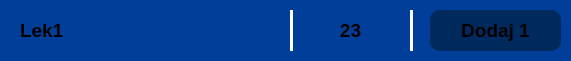
     <widget class="QFrame" name="frame_25">
      <property name="geometry">
       <rect>
        <x>40</x>
        <y>10</y>
        <width>571</width>
        <height>61</height>
       </rect>
      </property>
      <property name="styleSheet">
       <string notr="true">background-color: rgb(0, 62, 154);
border-radius: 10px;</string>
      </property>
      <property name="frameShape">
       <enum>QFrame::Shape::StyledPanel</enum>
      </property>
      <property name="frameShadow">
       <enum>QFrame::Shadow::Raised</enum>
      </property>
      <widget class="Line" name="line_8">
       <property name="geometry">
        <rect>
         <x>290</x>
         <y>10</y>
         <width>3</width>
         <height>41</height>
        </rect>
       </property>
       <property name="styleSheet">
        <string notr="true">background-color: white;</string>
       </property>
       <property name="orientation">
        <enum>Qt::Orientation::Vertical</enum>
       </property>
      </widget>
      <widget class="Line" name="line_9">
       <property name="geometry">
        <rect>
         <x>410</x>
         <y>10</y>
         <width>3</width>
         <height>41</height>
        </rect>
       </property>
       <property name="styleSheet">
        <string notr="true">background-color: white;</string>
       </property>
       <property name="orientation">
        <enum>Qt::Orientation::Vertical</enum>
       </property>
      </widget>
      <widget class="QLabel" name="label_26">
       <property name="geometry">
        <rect>
         <x>310</x>
         <y>10</y>
         <width>81</width>
         <height>41</height>
        </rect>
       </property>
       <property name="font">
        <font>
         <pointsize>14</pointsize>
         <bold>true</bold>
        </font>
       </property>
       <property name="layoutDirection">
        <enum>Qt::LayoutDirection::LeftToRight</enum>
       </property>
       <property name="styleSheet">
        <string notr="true"/>
       </property>
       <property name="text">
        <string>23</string>
       </property>
       <property name="textFormat">
        <enum>Qt::TextFormat::RichText</enum>
       </property>
       <property name="alignment">
        <set>Qt::AlignmentFlag::AlignCenter</set>
       </property>
      </widget>
      <widget class="QLabel" name="label_27">
       <property name="geometry">
        <rect>
         <x>20</x>
         <y>10</y>
         <width>261</width>
         <height>41</height>
        </rect>
       </property>
       <property name="font">
        <font>
         <pointsize>14</pointsize>
         <bold>true</bold>
        </font>
       </property>
       <property name="layoutDirection">
        <enum>Qt::LayoutDirection::LeftToRight</enum>
       </property>
       <property name="styleSheet">
        <string notr="true"/>
       </property>
       <property name="text">
        <string>Lek1</string>
       </property>
       <property name="textFormat">
        <enum>Qt::TextFormat::RichText</enum>
       </property>
       <property name="alignment">
        <set>Qt::AlignmentFlag::AlignLeading|Qt::AlignmentFlag::AlignLeft|Qt::AlignmentFlag::AlignVCenter</set>
       </property>
      </widget>
      <widget class="QFrame" name="frame_29">
       <property name="geometry">
        <rect>
         <x>430</x>
         <y>10</y>
         <width>131</width>
         <height>41</height>
        </rect>
       </property>
       <property name="styleSheet">
        <string notr="true">background-color: rgb(0, 41, 94);
border-radius: 10px;</string>
       </property>
       <property name="frameShape">
        <enum>QFrame::Shape::StyledPanel</enum>
       </property>
       <property name="frameShadow">
        <enum>QFrame::Shadow::Raised</enum>
       </property>
       <widget class="QFrame" name="frame_30">
        <property name="geometry">
         <rect>
          <x>270</x>
          <y>60</y>
          <width>841</width>
          <height>61</height>
         </rect>
        </property>
        <property name="styleSheet">
         <string notr="true">background-color: rgb(0, 62, 154);
border-radius: 10px;</string>
        </property>
        <property name="frameShape">
         <enum>QFrame::Shape::StyledPanel</enum>
        </property>
        <property name="frameShadow">
         <enum>QFrame::Shadow::Raised</enum>
        </property>
       </widget>
       <widget class="QLabel" name="label_28">
        <property name="geometry">
         <rect>
          <x>10</x>
          <y>0</y>
          <width>111</width>
          <height>41</height>
         </rect>
        </property>
        <property name="font">
         <font>
          <pointsize>14</pointsize>
          <bold>true</bold>
         </font>
        </property>
        <property name="layoutDirection">
         <enum>Qt::LayoutDirection::LeftToRight</enum>
        </property>
        <property name="styleSheet">
         <string notr="true"/>
        </property>
        <property name="text">
         <string>Dodaj 1</string>
        </property>
        <property name="textFormat">
         <enum>Qt::TextFormat::RichText</enum>
        </property>
        <property name="alignment">
         <set>Qt::AlignmentFlag::AlignCenter</set>
        </property>
       </widget>
      </widget>
     </widget>
